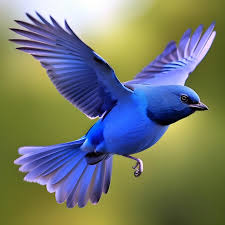
#> input picture Images_oiseaux/beau5.jpg, 225 x 225 px
$ python make_movie_rep.py Images_oiseaux/beau5.jpg Images_oiseaux 5 5 out.png
#> lines starting #> are read from the running program, lines starting #| are printed output that depends on the picture
### mosaic_rep.py
from tqdm import tqdm
import numpy as np
import cv2
import os
import csv
import mosaic
import json


""""
def list_fichiers(path_dir : str)-> dict:
    for e in (os.listdir(path_dir)):
        print (e)
list_fichiers("../Imgaes rendu Prof")
"""

def mean_color_dir_csv(path_dir: str, color_file: str):
    """
    Calcule les couleurs moyennes de chaque image dans un répertoire et les enregistre dans un fichier CSV.

    Args:
    - path_dir (str): Le chemin du répertoire contenant les images.
    - color_file (str): Le nom du fichier CSV dans lequel enregistrer les couleurs moyennes.
    """
    colors = {}
    list_img = os.listdir(path_dir)
    for e in list_img:
        img = cv2.imread(os.path.join(path_dir, e))
        b, g, r = cv2.split(img)
        b_moy = round(np.mean(b))
        g_moy = round(np.mean(g))
        r_moy = round(np.mean(r))
        colors[e] = (b_moy, g_moy, r_moy)
    with open(color_file, 'w', newline='') as csvfile:
        writer = csv.writer(csvfile)
        writer.writerow(['Image', 'Blue Mean', 'Green Mean', 'Red Mean'])

        for img_name, (blue_mean, green_mean, red_mean) in colors.items():
            writer.writerow([img_name, blue_mean, green_mean, red_mean])

# [19 lines left out: function mean_color_dir_json, not called in this run]

def distance(color1: tuple, color2: tuple) -> float:
    """
    Calcule la distance euclidienne entre deux couleurs.

    Args:
    - color1 (tuple): Les composantes de la première couleur.
    - color2 (tuple): Les composantes de la deuxième couleur.

    Returns:
    - float: La distance euclidienne entre les deux couleurs.
    """
    return np.sqrt(np.sum((np.array(color1) - np.array(color2)) ** 2))

def find_img_color_csv(target_color: tuple, color_file: str) -> str:
    """
    Trouve l'image avec la couleur moyenne la plus proche de la couleur cible.

    Args:
    - target_color (tuple): La couleur cible à rechercher.
    - color_file (str): Le nom du fichier CSV contenant les couleurs moyennes des images.

    Returns:
    - str: Le nom de l'image avec la couleur moyenne la plus proche de la couleur cible.
    """
    closest_img = ''
    min_distance = float('inf')
    with open(color_file, 'r', newline='') as f:
        reader = csv.DictReader(f)
        for row in reader:
            img_color = (int(row['Blue Mean']), int(row['Green Mean']), int(row['Red Mean']))
            dis = distance(img_color, target_color)
            if dis < min_distance:
                min_distance = dis
                closest_img = row['Image']
    return closest_img


# [22 lines left out: function find_img_color_json, not called in this run]

def build_mosaic(img_src: np.ndarray, path_dir: str, n: int, color_file: str) -> np.ndarray:
    """
    Construit une mosaïque à partir d'une image source et d'un ensemble d'images miniatures.

    Args:
    - img_src (np.ndarray): L'image source à utiliser comme base de la mosaïque.
    - path_dir (str): Le chemin du répertoire contenant les images miniatures.
    - n (int): La taille des images miniatures à utiliser dans la mosaïque.
    - color_file (str): Le nom du fichier CSV/JSON contenant les couleurs moyennes des images miniatures.
    Attention en fonction du type de fichier à utiliser, il faut changer certaines lignes (mises en commentaires)

    Returns:
    - np.ndarray: L'image de la mosaïque générée.
    """
    mean_color_dir_csv(path_dir, color_file) #CSV
    #mean_color_dir_csv(path_dir, color_file) #JSON
    shape = img_src.shape[:2]

    #img_resized = cv2.resize(img_src, (shape[0]//4,shape[1]//4)) #on redimensionne l image pour pas que les calculs soient trop longs.
    img_resized = cv2.resize(img_src, (shape[1],shape[0]))

    shape = img_resized.shape[:2]
    b, g, r = cv2.split(img_resized)
    img_dest = np.zeros((shape[0]*n, shape[1]*n, 3), dtype=np.uint8)
    for y in tqdm(range(0, shape[0])):
        for x in (range(0, shape[1])):
            color = (b[y, x], g[y, x], r[y, x])
            closest_img = find_img_color_csv(color, color_file) #CSV
            #closest_img=find_img_color_json(color, color_file) #JSON
            img_mini_colo1 = cv2.resize(cv2.imread(os.path.join(path_dir,closest_img)), (n, n)) #CSV
            img_mini_colo2=mosaic.adjust_color(img_mini_colo1,color)
            #img_mini_colo = cv2.resize(cv2.imread(os.path.join(closest_img)), (n, n)) #JSON
            img_dest[n*y:n*(y+1), n*x:n*(x+1)] = img_mini_colo2[:,:]
    return img_dest

def mosaic_zoom(path_src: str, path_dir: str, path_prefix_output: str, nw: int, nh: int):
    """
    Crée une série d'images mosaïques zoomées à partir d'une image source et d'un ensemble d'images miniatures.

    Args:
        path_src (str): Chemin de l'image source.
        path_dir (str): Chemin du répertoire contenant les images miniatures.
        path_prefix_output (str): Préfixe pour les noms de fichier de sortie.
        nw (int): Nombre de niveaux de zoom en largeur.
        nh (int): Nombre de niveaux de zoom en hauteur.
    """
    img_src = cv2.imread(path_src)
    img_resized = cv2.resize(img_src, (2 ** nw, 2 ** nh))

    #cv2.imwrite(f"{path_prefix_output}_1.jpg",cv2.resize(img_resized, (2 ** (nw-2), 2 ** (nh-2)))) # On sauve directement l'image en diminuant ses dimensions
    #pour que lors de la vidéo, toutes les images soient de la meme taille

    cv2.imwrite(f"{path_prefix_output}_1.jpg",cv2.resize(img_resized, (2**nw, 2**nh)))
    h, w = img_resized.shape[:2]
    for i in range(2, 8):
        h01=(h//2)-(h//(2**i))
        h02=(h//2)+(h//(2**i))
        w01=(w//2)-(w//(2**i))
        w02=(w//2)+(w//(2**i))
        img_resized_cropped = mosaic.crop_and_resize(img_resized, (h01, w01, h02, w02), w//(2**i), h//(2**i))

        mosaic_img = build_mosaic(img_resized_cropped, path_dir, 2**i, "colors_mean.csv") # Création de la mosaïque CSV
        #mosaic_img = build_mosaic(img_resized_cropped, path_dir, 2**i, "dict_img.json") #JSON

        cv2.imwrite(f"{path_prefix_output}_{i}.jpg", mosaic_img)

""""
for i in mean_color_dir("../Imgaes rendu Prof").items():
    print(i)
print(find_img_color("../Imgaes rendu Prof",[100, 150, 200]))


mean_color_dir("Images_oiseaux", "colors_mean.csv")
mosaic_zoom("beau5.jpg","Images_oiseaux","beau",9,9)


cv2.imwrite("ara2.jpg",build_mosaic(cv2.imread("ara.jpg"), "Images_oiseaux", 100,"colors_mean.csv"))
"""

### mosaic.py
import numpy as np
import cv2
from tqdm import tqdm

# _________________Fonctions___________________

def adjust_color(img_src: np.ndarray, target_color: list)-> np.ndarray:
    """
    Ajuste la couleur moyenne de l'image source pour correspondre à la couleur cible.

    Args:
        img_src (np.ndarray): L'image source.
        target_color (list): La couleur cible au format [B, G, R].

    Returns:
        np.ndarray: L'image avec la couleur ajustée.
    """
    b, g, r = cv2.split(img_src)
    b_moy = np.mean(b)
    g_moy = np.mean(g)
    r_moy = np.mean(r)

    b_diff = target_color[0]-b_moy
    g_diff = target_color[1]-g_moy
    r_diff = target_color[2]-r_moy

    b_targ = np.clip(b+b_diff,0,255).astype(np.uint8)
    g_targ = np.clip(g+g_diff,0,255).astype(np.uint8)
    r_targ = np.clip(r+r_diff,0,255).astype(np.uint8)

    img_targ = cv2.merge([b_targ,g_targ,r_targ])
    return img_targ

# [36 lines left out: functions build_mosaic, mosaic_image, not called in this run]

def crop_and_resize(img_src : np.ndarray, crop_rect : tuple, w : int, h : int)-> np.ndarray:
    """
    Recadre et redimensionne une image source selon les dimensions spécifiées.

    Args:
        img_src (np.ndarray): L'image source.
        crop_rect (tuple): Coordonnées (y1, x1, y2, x2) du rectangle de recadrage.
        w (int): Largeur de l'image de sortie.
        h (int): Hauteur de l'image de sortie.

    Returns:
        np.ndarray: L'image recadrée et redimensionnée.
    """
    y1, x1, y2, x2 = crop_rect
    cropped_img = img_src[y1:y2, x1:x2]
    resized_img = cv2.resize(cropped_img, (w, h))
    return resized_img

# [25 lines left out: function mosaic_zoom, not called in this run]


# ________________Tests____________________________
""""
adjusted_img = adjust_color(cv2.imread("baby.jpg"), [200,164,223])

cv2.imshow("Adjusted Color",adjusted_img)
cv2.waitKey(0) #pour ne pas que la fenetre se referme, on attends que la croix rouge soit pressée
cv2.destroyAllWindows()

mosaic=cv2.imwrite("build_mosaic.jpg",build_mosaic(cv2.imread("baby.jpg"),cv2.imread("baby.jpg"),20))
cv2.imshow("Build Mosaic",mosaic)
cv2.waitKey(0)
cv2.destroyAllWindows()

mosaic_image("flip.jpg", "beauceron.jpg", 30, "flip2.jpg")

crop=crop_and_resize(cv2.imread("flip.jpg"), (330,160), 100, 300)
cv2.imshow("Crop",crop)
cv2.waitKey(0)
cv2.destroyAllWindows()

mosaic_zoom("beauceron.jpg", "beau5.jpg", "beauceron", 9, 9)
"""

### make_movie_rep.py
import os
import sys
import make_video
import mosaic_rep

#Pour que ça fonctionne il faut changer les autres fichiers (CSV/JSON)

def main():
    if len(sys.argv)!=6:
        print("Usage: python3 make_movie_rep.py <MASTER_IMG> <THUMBNAILS_DIR> <DURATION> <ZOOM_MAGNITUDE> <OUTPUT_FILENAME>")
        print("Exemple: python3 make_movie_rep.py beau5.jpg Images_oiseaux 2 9 beau_zoom.mp4")
        return

    master_img = sys.argv[1]
    thumbnail_dir = sys.argv[2]
    duration = int(sys.argv[3])
    zoom_magnitude = int(sys.argv[4])
    path_prefix=os.path.splitext(master_img)[0]
    print(path_prefix)
    output_filename = sys.argv[5]

    mosaic_rep.mosaic_zoom(master_img, thumbnail_dir, path_prefix, zoom_magnitude, zoom_magnitude)
#> in mosaic_zoom, img_src is the input picture: shape (225, 225, 3); mean B, G, R 110.4, 123.2, 116.8
#> in mosaic_zoom, `img_resized = cv2.resize(img_src, (2 ** nw, 2 ** nh))`:
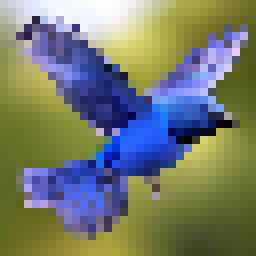
#> img_resized: shape (32, 32, 3) (shown 8 times larger); mean B, G, R 110.8, 123.4, 116.8
#> in mean_color_dir_csv, `b, g, r = cv2.split(img)`:
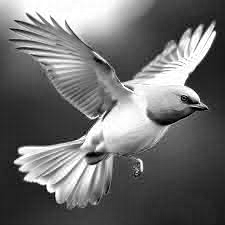
#> b: shape (225, 225); min 0, max 255, mean 110.4
#> in mean_color_dir_csv, `b, g, r = cv2.split(img)`:
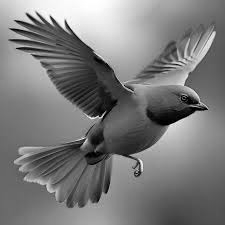
#> g: shape (225, 225); min 0, max 255, mean 123.2
#> in mean_color_dir_csv, `b, g, r = cv2.split(img)`:
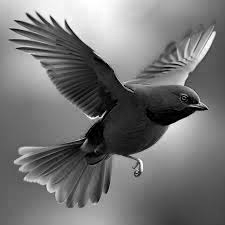
#> r: shape (225, 225); min 0, max 255, mean 116.8
#> in mean_color_dir_csv, `b_moy = round(np.mean(b))`: b_moy = 110
#> in mean_color_dir_csv, `g_moy = round(np.mean(g))`: g_moy = 123
#> in mean_color_dir_csv, `r_moy = round(np.mean(r))`: r_moy = 117
#> the loop in mean_color_dir_csv, `for img_name, (blue_mean, green_mean, red_mean) in colors.items():` made 1 pass
#> (img_name, blue_mean, green_mean, red_mean) on pass 1: ('beau5.jpg', 110, 123, 117)
#> in build_mosaic, `color = (b[y, x], g[y, x], r[y, x])`: color = (220, 126, 108)
#> the loop in find_img_color_csv, `for row in reader:` made 1 pass
#> (dis, min_distance) on pass 1: (110.4, 110.4)
#> after the loop in find_img_color_csv, `for row in reader:`: closest_img = 'beau5.jpg'; min_distance = 110.4
#> in build_mosaic, `closest_img = find_img_color_csv(color, color_file)`: closest_img = 'beau5.jpg'
#> in adjust_color, `b, g, r = cv2.split(img_src)`: b = [[155, 221, 80, 103], [71, 115, 248, 39], [39, 147, 133, 76], [34, 143, 56, 41]]; g = [[93, 228, 180, 101], [155, 48, 175, 102], [113, 49, 49, 153], [107, 85, 113, 88]]; r = [[103, 227, 182, 102], [157, 39, 149, 93], [103, 15, 27, 150], [105, 89, 110, 79]]
#> in adjust_color, `b_moy = np.mean(b)`: b_moy = 106.3
#> in adjust_color, `g_moy = np.mean(g)`: g_moy = 114.9
#> in adjust_color, `r_moy = np.mean(r)`: r_moy = 108.1
#> in adjust_color, `b_diff = target_color[0]-b_moy`: b_diff = 113.7
#> in adjust_color, `g_diff = target_color[1]-g_moy`: g_diff = 11.06
#> in adjust_color, `r_diff = target_color[2]-r_moy`: r_diff = -0.125
#> in adjust_color, `b_targ = np.clip(b+b_diff,0,255).astype(np.uint8)`: b_targ = [[255, 255, 193, 216], [184, 228, 255, 152], [152, 255, 246, 189], [147, 255, 169, 154]]
#> in adjust_color, `g_targ = np.clip(g+g_diff,0,255).astype(np.uint8)`: g_targ = [[104, 239, 191, 112], [166, 59, 186, 113], [124, 60, 60, 164], [118, 96, 124, 99]]
#> in adjust_color, `r_targ = np.clip(r+r_diff,0,255).astype(np.uint8)`: r_targ = [[102, 226, 181, 101], [156, 38, 148, 92], [102, 14, 26, 149], [104, 88, 109, 78]]
#> in build_mosaic, `img_dest[n*y:n*(y+1), n*x:n*(x+1)] = img_mini_colo2[:,:]`:
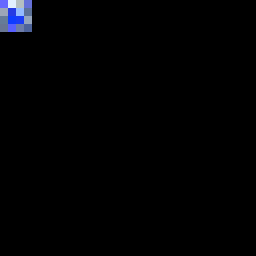
#> img_dest: shape (32, 32, 3) (shown 8 times larger); mean of channels 0, 1, 2 3.2, 2, 1.7; drawn as B, G, R
#> in mosaic_zoom, `mosaic_img = build_mosaic(img_resized_cropped, path_dir, 2**i, "colors..`:
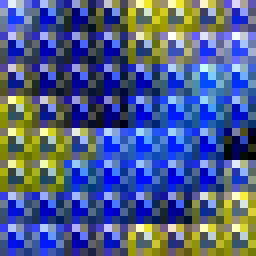
#> mosaic_img: shape (32, 32, 3) (shown 8 times larger); mean of channels 0, 1, 2 138.8, 94.5, 78.5; drawn as B, G, R
    make_video.recursive_zoom_mp4(path_prefix, 7, output_filename, duration)

if __name__=="__main__":
#> (the run stopped early here; a loop or call above may not have finished)
